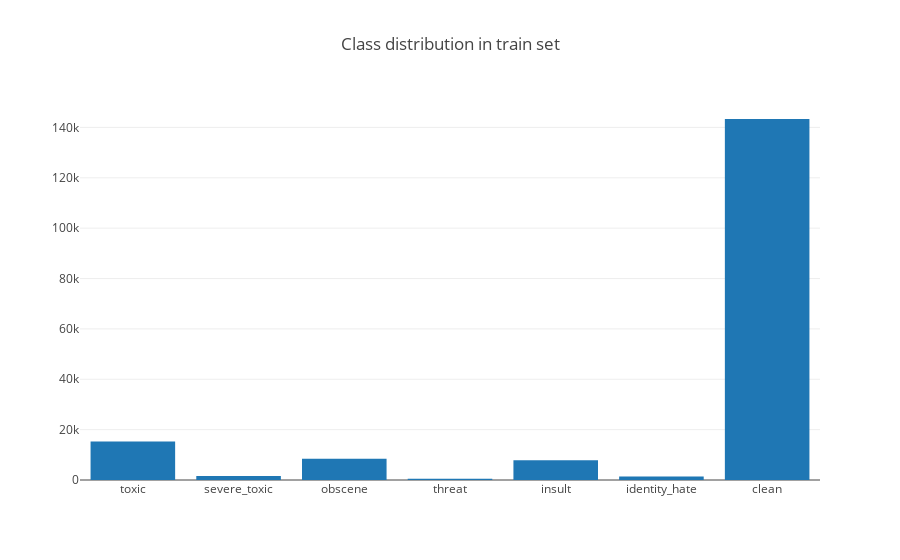

This figure's notebook cell:
### Code cell
bars = go.Bar(
         y=counts,
         x=kinds,
       )

layout = go.Layout(title="Class distribution in train set")
fig = go.Figure(data=[bars], layout=layout)
iplot(fig, filename="bar")

### Figure 1 — Plotly figure (JSON) as saved in the notebook; plotly's stock layout.template omitted (floating-point values rounded to 4 significant figures)
{"data": [{"type": "bar", "uid": "2753d39b-9492-43a8-aa59-cda0cd6ca1c8", "x": ["toxic", "severe_toxic", "obscene", "threat", "insult", "identity_hate", "clean"], "y": [15294, 1595, 8449, 478, 7877, 1405, 143346]}], "layout": {"title": {"text": "Class distribution in train set"}}}
